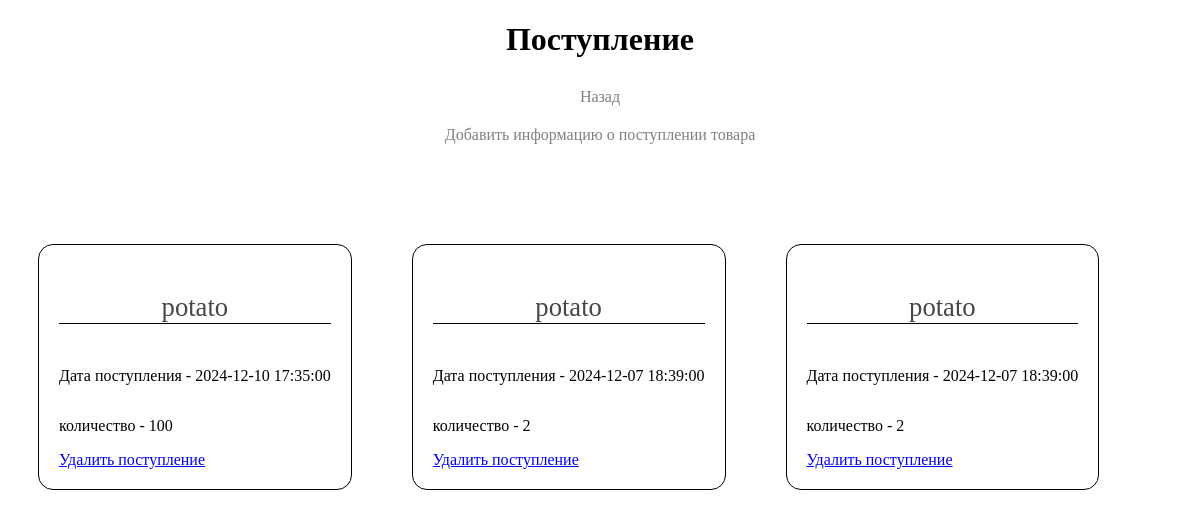
Page /Admission.php?id=4 on the committed database.
### tables this page shows
CREATE TABLE `characteristics` (
  `id` int NOT NULL,
  `date_time` datetime DEFAULT NULL,
  `product_id` int DEFAULT NULL,
  `amount` int DEFAULT NULL
);

CREATE TABLE `product` (
  `id` int NOT NULL,
  `name` varchar(255) DEFAULT NULL,
  `price` int DEFAULT NULL,
  `article` varchar(255) DEFAULT NULL,
  `ammount_product` int DEFAULT NULL
);

### Admission.php (the view, shortened to what this page needs)
<?php
$pdo = require $_SERVER['DOCUMENT_ROOT'].'/db.php';
$id = $_GET['id'];
$characteristics = $pdo->query("select characteristics.* from characteristics join product on characteristics.product_id = product.id where product.id = '$id'")->fetchAll(PDO::FETCH_ASSOC);
$name_pro = $pdo->query("select name from product where id = '$id'")->fetch(PDO::FETCH_ASSOC);
?>
<!doctype html>
<html lang="en">
<head>
</head>
<body>
<div class="container">
    <h1>Поступление</h1>
    <div class="nav">
        <a href="index.php">Назад</a>
        <a href="Add_admission.php?id_product=<?=$id?>" id="add_admission"> Добавить информацию о поступлении товара</a>
    </div>
        <div class="cards">
            <?php foreach ($characteristics as $item):?>
                <div class="card">
                    <p class="title"> <?=$name_pro['name']?></p>
                    <p>Дата поступления - <?=$item['date_time']?></p>
                    <p>количество - <?=$item['amount']?></p>
                    <a href="/store/store/handler/delete.php?id=<?=$item['id']?>">Удалить поступление</a>
            </div>
            <?php endforeach;?>
    </div>
</div>
</body>
</html>

### Admission.php (style rules this page uses)
.container { margin: 20px 30px; }
.card { display: flex; flex-direction: column; border-bottom: 2px black solid; border: 1px black solid; padding: 20px; border-radius: 15px; }
.cards { display: flex; gap: 60px; }
.nav a { display: flex; flex-direction: column; justify-content: center; align-items: center; text-decoration: none; color: gray; margin-top: 20px; }
h1 { text-align: center; margin-bottom: 30px; }
.nav { margin-bottom: 100px; }
.title { font-size: 20pt; text-align: center; border-bottom: 1px black solid; color: #474646; }

### rows in the picture
characteristics: product.name "potato", date_time "2024-12-10 17:35:00", amount "100"
characteristics: product.name "potato", date_time "2024-12-07 18:39:00", amount "2"
characteristics: product.name "potato", date_time "2024-12-07 18:39:00", amount "2"
